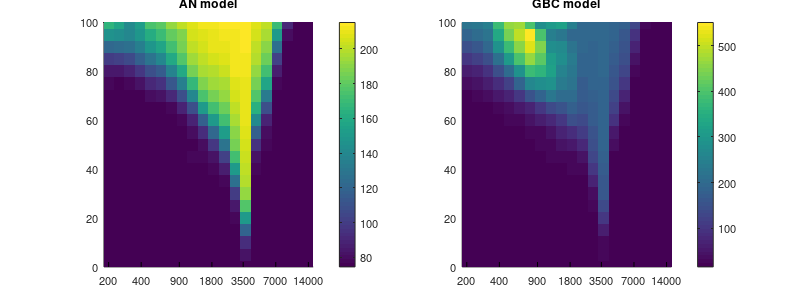

Source code (MATLAB):
load('FRA3500Hz.mat');

figure(5); cla; hold on;
set(gcf, 'PaperPositionMode', 'auto');
set(gcf, 'Position', [100 100 800 300 ]);
set(gcf, 'DefaultAxesFontSize',8);

% AN
subplot(1,2,1); cla; hold on; 
imagesc(log(Freqs),Levels,ANrate',[0,220]);
colorbar; xlim([5.2,9.65]); ylim([0,100]);
set(gca,'Xdir','normal'); set(gca,'Ydir','normal');
% xticks
xt = [ 200, 400, 900, 1800, 3500, 7000, 14000 ];
for i = 1:length(xt); plot( [ log(xt(i)), log(xt(i)) ] ,[0,2],'k-'); end
set(gca,'XTick',log(xt)); set(gca,'XtickLabel',xt);
title('AN model');

% GBC
subplot(1,2,2); cla; hold on; 
imagesc(log(Freqs),Levels,GBCrate',[0,550]);
colorbar; xlim([5.2,9.65]); ylim([0,100]);
set(gca,'Xdir','normal'); set(gca,'Ydir','normal');
% xticks
xt = [ 200, 400, 900, 1800, 3500, 7000, 14000 ];
for i = 1:length(xt); plot( [ log(xt(i)), log(xt(i)) ] ,[0,2],'k-'); end
set(gca,'XTick',log(xt)); set(gca,'XtickLabel',xt);
title('GBC model');

